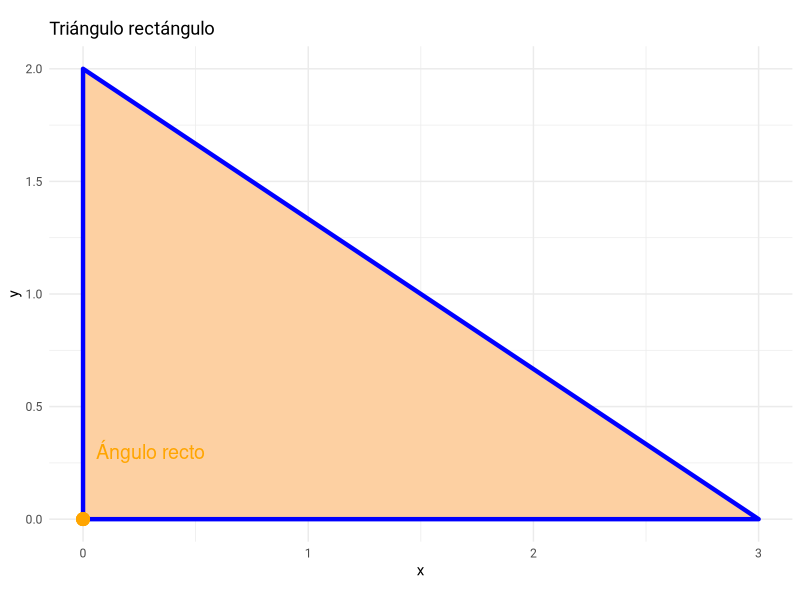

Here is the R script that generated this plot:
# En este scrip dibujaremos un triángulo rectángulo

# Librerías
library(ggplot2)

# Coordenadas del triángulo rectángulo
# Vértices: (0,0), (3,0), (0,2)
triangulo <- data.frame(
  x = c(0, 3, 0, 0),
  y = c(0, 0, 2, 0)
)

# Gráfico
ggplot(triangulo, aes(x, y)) +
  geom_polygon(fill = "#FDD0A2", color = "blue", size = 1.5) +  # relleno naranja pastel, borde azul pastel
  geom_point(aes(x = 0, y = 0), color = "orange", size = 4) +     # vértice del ángulo recto
  annotate("text", x = 0.3, y = 0.3, label = "Ángulo recto", color = "orange", size = 5) +
  coord_fixed() +
  theme_minimal(base_family = "Roboto") +
  labs(title = "Triángulo rectángulo",
       x = "x", y = "y")
